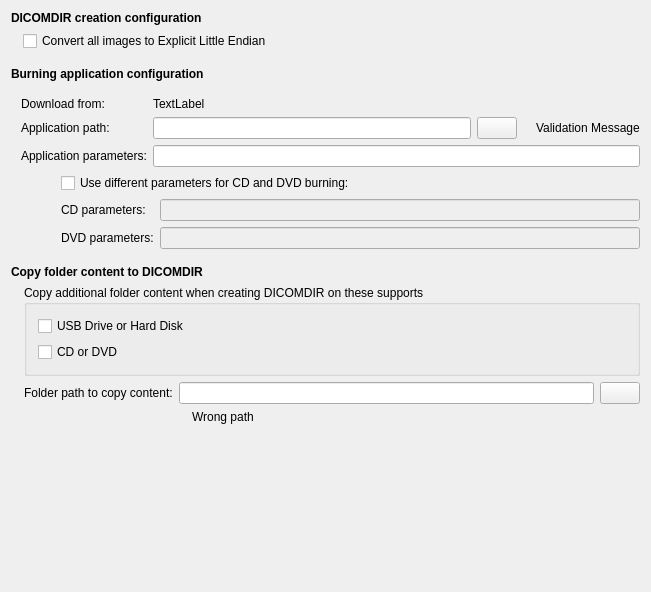
<?xml version="1.0" encoding="UTF-8"?>
<ui version="4.0">
 <class>udg::QDICOMDIRConfigurationScreenBase</class>
 <widget class="QWidget" name="udg::QDICOMDIRConfigurationScreenBase">
  <property name="geometry">
   <rect>
    <x>0</x>
    <y>0</y>
    <width>651</width>
    <height>592</height>
   </rect>
  </property>
  <property name="sizePolicy">
   <sizepolicy hsizetype="MinimumExpanding" vsizetype="Preferred">
    <horstretch>0</horstretch>
    <verstretch>0</verstretch>
   </sizepolicy>
  </property>
  <property name="maximumSize">
   <size>
    <width>20000</width>
    <height>5000</height>
   </size>
  </property>
  <property name="windowTitle">
   <string>DICOMDIR Configuration</string>
  </property>
  <property name="windowIcon">
   <iconset resource="../main/main.qrc">
    <normaloff>:/images/cdrom.png</normaloff>:/images/cdrom.png</iconset>
  </property>
  <layout class="QGridLayout" name="gridLayout_2">
   <item row="0" column="0">
    <widget class="QLabel" name="label_2">
     <property name="font">
      <font>
       <weight>75</weight>
       <bold>true</bold>
      </font>
     </property>
     <property name="text">
      <string>DICOMDIR creation configuration</string>
     </property>
    </widget>
   </item>
   <item row="1" column="0">
    <layout class="QHBoxLayout" name="horizontalLayout">
     <property name="spacing">
      <number>6</number>
     </property>
     <item>
      <spacer name="horizontalSpacer">
       <property name="orientation">
        <enum>Qt::Horizontal</enum>
       </property>
       <property name="sizeType">
        <enum>QSizePolicy::Fixed</enum>
       </property>
       <property name="sizeHint" stdset="0">
        <size>
         <width>12</width>
         <height>20</height>
        </size>
       </property>
      </spacer>
     </item>
     <item>
      <widget class="QCheckBox" name="m_checkBoxConvertDICOMDIRImagesToLittleEndian">
       <property name="text">
        <string>Convert all images to Explicit Little Endian</string>
       </property>
      </widget>
     </item>
    </layout>
   </item>
   <item row="2" column="0">
    <spacer name="verticalSpacer">
     <property name="orientation">
      <enum>Qt::Vertical</enum>
     </property>
     <property name="sizeType">
      <enum>QSizePolicy::Fixed</enum>
     </property>
     <property name="sizeHint" stdset="0">
      <size>
       <width>20</width>
       <height>10</height>
      </size>
     </property>
    </spacer>
   </item>
   <item row="3" column="0">
    <widget class="QLabel" name="label">
     <property name="font">
      <font>
       <weight>75</weight>
       <bold>true</bold>
      </font>
     </property>
     <property name="text">
      <string>Burning application configuration</string>
     </property>
    </widget>
   </item>
   <item row="4" column="0" colspan="2">
    <layout class="QVBoxLayout">
     <property name="leftMargin">
      <number>10</number>
     </property>
     <property name="topMargin">
      <number>10</number>
     </property>
     <item>
      <layout class="QGridLayout">
       <item row="1" column="0">
        <widget class="QLabel" name="textLabel1_9">
         <property name="sizePolicy">
          <sizepolicy hsizetype="Preferred" vsizetype="Fixed">
           <horstretch>0</horstretch>
           <verstretch>0</verstretch>
          </sizepolicy>
         </property>
         <property name="minimumSize">
          <size>
           <width>90</width>
           <height>0</height>
          </size>
         </property>
         <property name="text">
          <string>Application path:</string>
         </property>
         <property name="textFormat">
          <enum>Qt::RichText</enum>
         </property>
         <property name="alignment">
          <set>Qt::AlignVCenter</set>
         </property>
        </widget>
       </item>
       <item row="1" column="1">
        <layout class="QHBoxLayout">
         <item>
          <widget class="QLineEdit" name="m_textBurningApplicationPath">
           <property name="enabled">
            <bool>true</bool>
           </property>
          </widget>
         </item>
         <item>
          <widget class="QPushButton" name="m_buttonExaminateBurningApplication">
           <property name="toolTip">
            <string>Examine disk to find the application</string>
           </property>
           <property name="text">
            <string/>
           </property>
           <property name="icon">
            <iconset resource="../main/main.qrc">
             <normaloff>:/images/folderopen.png</normaloff>:/images/folderopen.png</iconset>
           </property>
          </widget>
         </item>
         <item>
          <widget class="QLabel" name="m_burningApplicationPathValidationIcon">
           <property name="pixmap">
            <pixmap resource="../main/main.qrc">:/images/warningIcon.png</pixmap>
           </property>
          </widget>
         </item>
         <item>
          <widget class="QLabel" name="m_burningApplicationPathValidationLabel">
           <property name="text">
            <string>Validation Message</string>
           </property>
          </widget>
         </item>
        </layout>
       </item>
       <item row="2" column="0">
        <widget class="QLabel" name="textLabel1_8">
         <property name="minimumSize">
          <size>
           <width>120</width>
           <height>0</height>
          </size>
         </property>
         <property name="text">
          <string>Application parameters:</string>
         </property>
        </widget>
       </item>
       <item row="2" column="1">
        <widget class="QLineEdit" name="m_textBurningApplicationParameters"/>
       </item>
       <item row="0" column="0">
        <widget class="QLabel" name="m_burningApplicationDownloadURLLabel">
         <property name="text">
          <string>Download from:</string>
         </property>
        </widget>
       </item>
       <item row="0" column="1">
        <widget class="QLabel" name="m_burningApplicationDownloadURL">
         <property name="text">
          <string>TextLabel</string>
         </property>
         <property name="openExternalLinks">
          <bool>true</bool>
         </property>
         <property name="textInteractionFlags">
          <set>Qt::LinksAccessibleByMouse|Qt::TextSelectableByMouse</set>
         </property>
        </widget>
       </item>
      </layout>
     </item>
     <item>
      <layout class="QHBoxLayout">
       <item>
        <spacer>
         <property name="orientation">
          <enum>Qt::Horizontal</enum>
         </property>
         <property name="sizeType">
          <enum>QSizePolicy::Fixed</enum>
         </property>
         <property name="sizeHint" stdset="0">
          <size>
           <width>40</width>
           <height>20</height>
          </size>
         </property>
        </spacer>
       </item>
       <item>
        <layout class="QVBoxLayout">
         <item>
          <widget class="QCheckBox" name="m_checkBoxHasDifferentCDDVDParameteres">
           <property name="enabled">
            <bool>true</bool>
           </property>
           <property name="text">
            <string>Use different parameters for CD and DVD burning:</string>
           </property>
          </widget>
         </item>
         <item>
          <layout class="QGridLayout">
           <item row="0" column="0">
            <widget class="QLabel" name="labelCDParameters">
             <property name="enabled">
              <bool>true</bool>
             </property>
             <property name="text">
              <string>CD parameters:</string>
             </property>
            </widget>
           </item>
           <item row="0" column="1">
            <widget class="QLineEdit" name="m_textBurningApplicationCDParameters">
             <property name="enabled">
              <bool>false</bool>
             </property>
             <property name="sizePolicy">
              <sizepolicy hsizetype="Expanding" vsizetype="Fixed">
               <horstretch>0</horstretch>
               <verstretch>0</verstretch>
              </sizepolicy>
             </property>
             <property name="maximumSize">
              <size>
               <width>16777215</width>
               <height>16777215</height>
              </size>
             </property>
            </widget>
           </item>
           <item row="1" column="0">
            <widget class="QLabel" name="labelDVDParameteres">
             <property name="enabled">
              <bool>true</bool>
             </property>
             <property name="text">
              <string>DVD parameters:</string>
             </property>
            </widget>
           </item>
           <item row="1" column="1">
            <widget class="QLineEdit" name="m_textBurningApplicationDVDParameters">
             <property name="enabled">
              <bool>false</bool>
             </property>
             <property name="sizePolicy">
              <sizepolicy hsizetype="Expanding" vsizetype="Fixed">
               <horstretch>0</horstretch>
               <verstretch>0</verstretch>
              </sizepolicy>
             </property>
            </widget>
           </item>
          </layout>
         </item>
        </layout>
       </item>
      </layout>
     </item>
    </layout>
   </item>
   <item row="5" column="0">
    <spacer name="verticalSpacer_2">
     <property name="orientation">
      <enum>Qt::Vertical</enum>
     </property>
     <property name="sizeType">
      <enum>QSizePolicy::Fixed</enum>
     </property>
     <property name="sizeHint" stdset="0">
      <size>
       <width>20</width>
       <height>10</height>
      </size>
     </property>
    </spacer>
   </item>
   <item row="6" column="0">
    <widget class="QLabel" name="label_3">
     <property name="font">
      <font>
       <weight>75</weight>
       <bold>true</bold>
      </font>
     </property>
     <property name="text">
      <string>Copy folder content to DICOMDIR</string>
     </property>
    </widget>
   </item>
   <item row="7" column="0" colspan="2">
    <layout class="QVBoxLayout" name="verticalLayout">
     <item>
      <layout class="QHBoxLayout" name="horizontalLayout_2">
       <item>
        <spacer name="horizontalSpacer_3">
         <property name="orientation">
          <enum>Qt::Horizontal</enum>
         </property>
         <property name="sizeType">
          <enum>QSizePolicy::Fixed</enum>
         </property>
         <property name="sizeHint" stdset="0">
          <size>
           <width>13</width>
           <height>20</height>
          </size>
         </property>
        </spacer>
       </item>
       <item>
        <widget class="QGroupBox" name="groupBox">
         <property name="sizePolicy">
          <sizepolicy hsizetype="Preferred" vsizetype="Preferred">
           <horstretch>0</horstretch>
           <verstretch>0</verstretch>
          </sizepolicy>
         </property>
         <property name="title">
          <string>Copy additional folder content when creating DICOMDIR on these supports</string>
         </property>
         <layout class="QVBoxLayout" name="verticalLayout_2">
          <item>
           <widget class="QCheckBox" name="m_checkBoxCopyFolderContentToDICOMDIRUsbHardDisk">
            <property name="text">
             <string>USB Drive or Hard Disk</string>
            </property>
           </widget>
          </item>
          <item>
           <widget class="QCheckBox" name="m_checkBoxCopyFolderContentToDICOMDIRCdDvd">
            <property name="text">
             <string>CD or DVD</string>
            </property>
           </widget>
          </item>
         </layout>
        </widget>
       </item>
      </layout>
     </item>
     <item>
      <layout class="QGridLayout" name="gridLayout_3">
       <item row="0" column="0">
        <spacer name="horizontalSpacer_2">
         <property name="orientation">
          <enum>Qt::Horizontal</enum>
         </property>
         <property name="sizeType">
          <enum>QSizePolicy::Fixed</enum>
         </property>
         <property name="sizeHint" stdset="0">
          <size>
           <width>13</width>
           <height>20</height>
          </size>
         </property>
        </spacer>
       </item>
       <item row="0" column="1">
        <widget class="QLabel" name="textLabel1_10">
         <property name="sizePolicy">
          <sizepolicy hsizetype="Preferred" vsizetype="Fixed">
           <horstretch>0</horstretch>
           <verstretch>0</verstretch>
          </sizepolicy>
         </property>
         <property name="minimumSize">
          <size>
           <width>90</width>
           <height>0</height>
          </size>
         </property>
         <property name="text">
          <string>Folder path to copy content:</string>
         </property>
         <property name="textFormat">
          <enum>Qt::RichText</enum>
         </property>
         <property name="alignment">
          <set>Qt::AlignVCenter</set>
         </property>
        </widget>
       </item>
       <item row="0" column="2">
        <widget class="QLineEdit" name="m_textDICOMDIRFolderPathToCopy">
         <property name="enabled">
          <bool>true</bool>
         </property>
        </widget>
       </item>
       <item row="0" column="3">
        <widget class="QPushButton" name="m_buttonExaminateDICOMDIRFolderPathToCopy">
         <property name="enabled">
          <bool>true</bool>
         </property>
         <property name="toolTip">
          <string>Examine disk to find the folder to copy to DICOMDIR</string>
         </property>
         <property name="text">
          <string/>
         </property>
         <property name="icon">
          <iconset resource="../main/main.qrc">
           <normaloff>:/images/folderopen.png</normaloff>:/images/folderopen.png</iconset>
         </property>
        </widget>
       </item>
       <item row="1" column="2">
        <layout class="QHBoxLayout" name="horizontalLayout_3">
         <item>
          <widget class="QLabel" name="m_copyFolderContentValidationIcon">
           <property name="sizePolicy">
            <sizepolicy hsizetype="Fixed" vsizetype="Preferred">
             <horstretch>0</horstretch>
             <verstretch>0</verstretch>
            </sizepolicy>
           </property>
           <property name="text">
            <string/>
           </property>
           <property name="pixmap">
            <pixmap resource="../main/main.qrc">:/images/warningIcon.png</pixmap>
           </property>
          </widget>
         </item>
         <item>
          <widget class="QLabel" name="m_copyFolderContentValidationLabel">
           <property name="text">
            <string>Wrong path</string>
           </property>
          </widget>
         </item>
        </layout>
       </item>
      </layout>
     </item>
    </layout>
   </item>
   <item row="8" column="1">
    <spacer>
     <property name="orientation">
      <enum>Qt::Vertical</enum>
     </property>
     <property name="sizeHint" stdset="0">
      <size>
       <width>20</width>
       <height>40</height>
      </size>
     </property>
    </spacer>
   </item>
  </layout>
 </widget>
 <layoutdefault spacing="6" margin="11"/>
 <tabstops>
  <tabstop>m_checkBoxConvertDICOMDIRImagesToLittleEndian</tabstop>
  <tabstop>m_textBurningApplicationPath</tabstop>
  <tabstop>m_buttonExaminateBurningApplication</tabstop>
  <tabstop>m_textBurningApplicationParameters</tabstop>
  <tabstop>m_checkBoxHasDifferentCDDVDParameteres</tabstop>
  <tabstop>m_textBurningApplicationCDParameters</tabstop>
  <tabstop>m_textBurningApplicationDVDParameters</tabstop>
  <tabstop>m_textDICOMDIRFolderPathToCopy</tabstop>
  <tabstop>m_buttonExaminateDICOMDIRFolderPathToCopy</tabstop>
 </tabstops>
 <resources>
  <include location="../main/main.qrc"/>
 </resources>
 <connections>
  <connection>
   <sender>m_checkBoxHasDifferentCDDVDParameteres</sender>
   <signal>toggled(bool)</signal>
   <receiver>m_textBurningApplicationDVDParameters</receiver>
   <slot>setEnabled(bool)</slot>
   <hints>
    <hint type="sourcelabel">
     <x>286</x>
     <y>202</y>
    </hint>
    <hint type="destinationlabel">
     <x>575</x>
     <y>255</y>
    </hint>
   </hints>
  </connection>
  <connection>
   <sender>m_checkBoxHasDifferentCDDVDParameteres</sender>
   <signal>toggled(bool)</signal>
   <receiver>m_textBurningApplicationCDParameters</receiver>
   <slot>setEnabled(bool)</slot>
   <hints>
    <hint type="sourcelabel">
     <x>347</x>
     <y>202</y>
    </hint>
    <hint type="destinationlabel">
     <x>575</x>
     <y>229</y>
    </hint>
   </hints>
  </connection>
  <connection>
   <sender>m_checkBoxHasDifferentCDDVDParameteres</sender>
   <signal>toggled(bool)</signal>
   <receiver>m_textBurningApplicationParameters</receiver>
   <slot>setDisabled(bool)</slot>
   <hints>
    <hint type="sourcelabel">
     <x>227</x>
     <y>202</y>
    </hint>
    <hint type="destinationlabel">
     <x>383</x>
     <y>175</y>
    </hint>
   </hints>
  </connection>
 </connections>
</ui>
